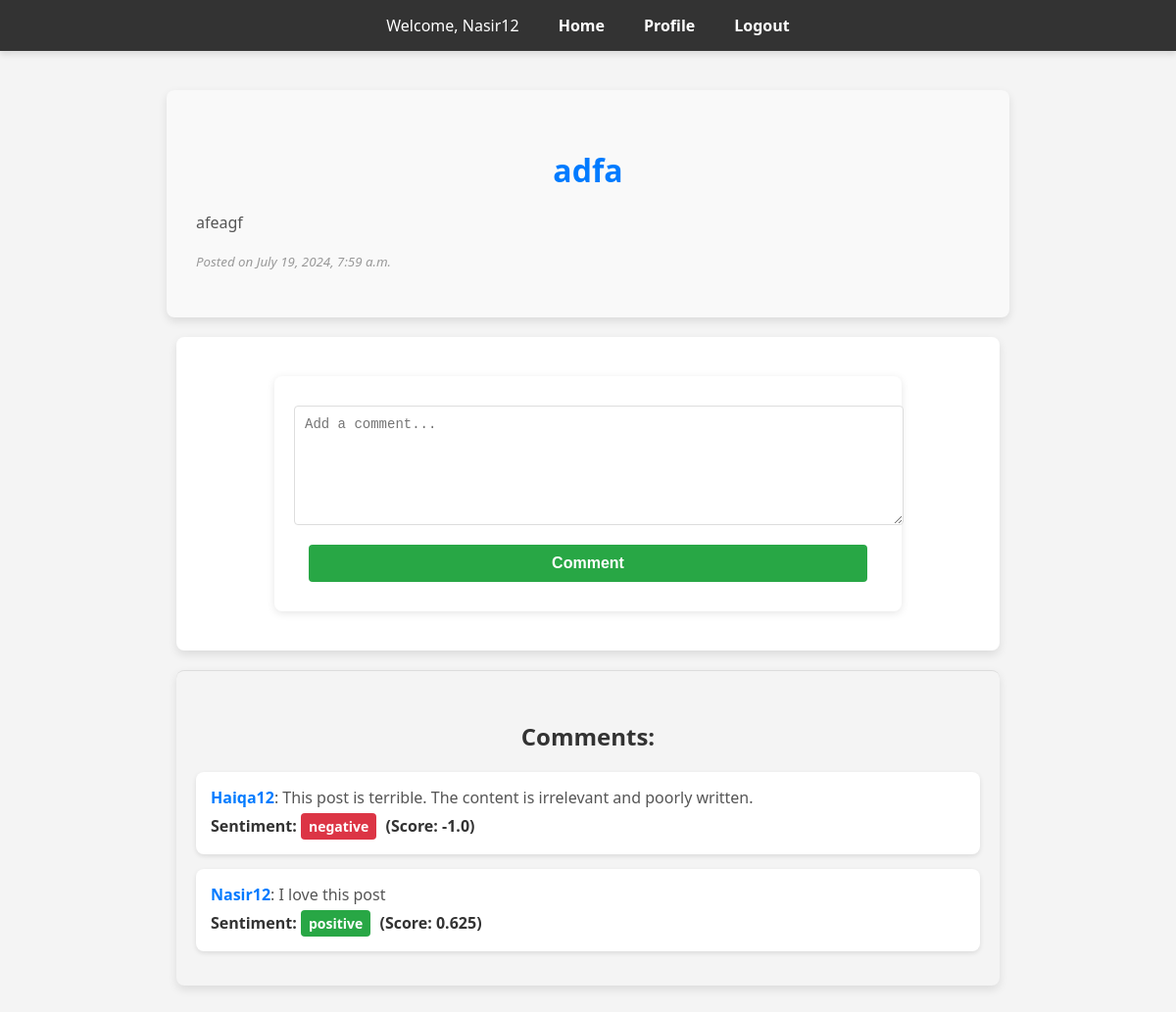
The page /post/1/ (signed in) on the database its author committed.
### myapp/models.py (models this page shows, shortened)
class Comment(models.Model):
    commentid = models.AutoField(primary_key=True)
    post = models.ForeignKey(Post, related_name='comments', on_delete=models.CASCADE)
    username = models.CharField(max_length=150)
    text = models.TextField()
    comment_date = models.DateTimeField(default=timezone.now)
    sentiment_score = models.FloatField(null=True, blank=True)
    sentiment_label = models.CharField(max_length=10, null=True, blank=True)
    class Meta:
        unique_together = ('post', 'username')  # Ensure each user can comment only once per post

class Post(models.Model):
    postid = models.AutoField(primary_key=True)
    title = models.CharField(max_length=255)
    description = models.TextField()
    post_date = models.DateTimeField(default=timezone.now)

### myapp/views.py (the view, shortened to what this page needs)
# urls.py: path('post/<int:post_id>/', views.post_detail, name='post_detail'),
def post_detail(request, post_id):
    post = get_object_or_404(Post, pk=post_id)
    username = request.session.get('username')
    comments = Comment.objects.filter(post=post)
    context = {
        'post': post,
        'comments': comments,
    }
    return render(request, 'post_detail.html', context)

### templates/post_detail.html (shortened to what this page needs)
{% extends "base.html" %}
{% block content %}
<div class="post-details">
    <h2>{{ post.title }}</h2>
    <p>{{ post.description }}</p>
    <p><small>Posted on {{ post.post_date }}</small></p>
</div>
{% if request.session.username %}
    <div class="comment-form">
        <form action="{% url 'post_detail' post_id=post.postid %}" method="post">
            <textarea name="text" rows="4" placeholder="Add a comment..."></textarea>
            <button type="submit">Comment</button>
        </form>
    </div>
{% else %}
    <p>Please <a href="{% url 'login' %}">login</a> to comment.</p>
{% endif %}
<div class="comments">
    <h3>Comments:</h3>
    {% for comment in comments %}
        <div class="comment">
            <p><strong>{{ comment.username }}</strong>: {{ comment.text }}</p>
            <p>Sentiment: <span class="sentiment-label sentiment-{{ comment.sentiment_label|lower }}">{{ comment.sentiment_label }}</span> (Score: {{ comment.sentiment_score }})</p>
        </div>
    {% endfor %}
</div>
{% endblock %}

### templates/base.html (shortened to what this page needs)
{% load static %}
<!DOCTYPE html>
<html>
<head>
</head>
<body>
    <header>
        <nav>
            <ul>
                {% if request.session.username %}
                    <li>Welcome, {{ request.session.username }}</li>
                    <li><a href="{% url 'home' %}">Home</a></li>
                    <li><a href="{% url 'update_profile' %}">Profile</a></li>
                    <li><a href="{% url 'logout' %}">Logout</a></li>
                {% else %}
                    <li><a href="{% url 'login' %}">Login</a></li>
                    <li><a href="{% url 'register' %}">Register</a></li>
                {% endif %}
            </ul>
        </nav>
    </header>
    <main>
        {% block content %}
        {% endblock %}
    </main>
</body>
</html>

### templates/base.html (style rules this page uses)
body { font-family: 'Segoe UI', Tahoma, Geneva, Verdana, sans-serif; margin: 0; padding: 0; background-color: #f4f4f4; }
header { background-color: #333; color: #fff; padding: 15px 0; position: sticky; top: 0; z-index: 1000; box-shadow: 0 4px 6px rgba(0, 0, 0, 0.1); }
nav ul { list-style: none; margin: 0; padding: 0; display: flex; justify-content: center; }
nav ul li { margin: 0 20px; }
nav ul li a { color: #fff; text-decoration: none; font-weight: 600; font-size: 16px; }
h1, h2, h3, h4 { margin: 30px; text-align: center; }
main { padding: 20px; max-width: 1000px; margin: auto; }
form { background: #fff; padding: 20px; border-radius: 8px; box-shadow: 0 2px 8px rgba(0, 0, 0, 0.1); margin: 20px auto; max-width: 600px; }
form input, form textarea, form select, form button { width: 95%; margin: 10px auto; padding: 12px; border: 1px solid #ddd; border-radius: 5px; display: block; font-size: 14px; }
form textarea { height: 100px; resize: vertical; }
form button { background-color: #007bff; color: #fff; border: none; cursor: pointer; font-size: 16px; font-weight: bold; padding: 12px; }
h2 { color: #333; font-size: 28px; margin: 30px; text-align: center; }
.comments { background: #f9f9f9; padding: 10px; border-top: 1px solid #ddd; margin-top: 10px; border-radius: 8px; }
.comments p { margin: 5px 0; }
.comments p strong { color: #333; }
.post-details { background-color: #f9f9f9; padding: 30px; border-radius: 8px; margin-bottom: 30px; box-shadow: 0 4px 10px rgba(0, 0, 0, 0.1); max-width: 800px; margin: 20px auto; }
.post-details h2 { color: #007bff; font-size: 32px; margin-bottom: 20px; }
.post-details p { color: #555; line-height: 1.6; }
.post-details p small { display: block; margin-top: 10px; color: #999; font-style: italic; }
.comment-form { background-color: #fff; padding: 20px; border-radius: 8px; box-shadow: 0 4px 10px rgba(0, 0, 0, 0.1); margin-bottom: 30px; max-width: 800px; margin: 20px auto; }
.comment-form form { display: flex; flex-direction: column; }
.comment-form textarea { margin-bottom: 10px; padding: 10px; border-radius: 4px; border: 1px solid #ddd; font-size: 14px; width: 100%; }
.comment-form button { background-color: #28a745; color: #fff; padding: 10px; border: none; border-radius: 4px; cursor: pointer; font-size: 16px; transition: background-color 0.3s ease; }
.comments { background-color: #f4f4f4; padding: 20px; border-radius: 8px; box-shadow: 0 4px 10px rgba(0, 0, 0, 0.1); max-width: 800px; margin: 20px auto; }
.comments h3 { color: #333; margin-bottom: 20px; font-size: 24px; }
.comment { background-color: #fff; padding: 15px; margin-bottom: 15px; border-radius: 8px; box-shadow: 0 2px 5px rgba(0, 0, 0, 0.1); }
.comment p { margin: 0; color: #555; }
.comment p strong { color: #007bff; }
.comment p:last-child { color: #333; margin-top: 5px; font-weight: bold; }
.comment p span.sentiment-label { display: inline-block; padding: 4px 8px; border-radius: 4px; font-size: 14px; color: #fff; margin-right: 5px; }
.comment p span.sentiment-positive { background-color: #28a745; }
.comment p span.sentiment-negative { background-color: #dc3545; }

### rows shown on the page
Comment: session.username "Nasir12", username "Nasir12", text "I love this post", sentiment_label "positive", sentiment_score "0.625"
Post: title "adfa", description "afeagf", post_date "July 19, 2024, 7:59 a.m."
Comment: username "Haiqa12", text "This post is terrible. The content is irrelevant and poorly written.", sentiment_label "negative", sentiment_score "-1.0"
